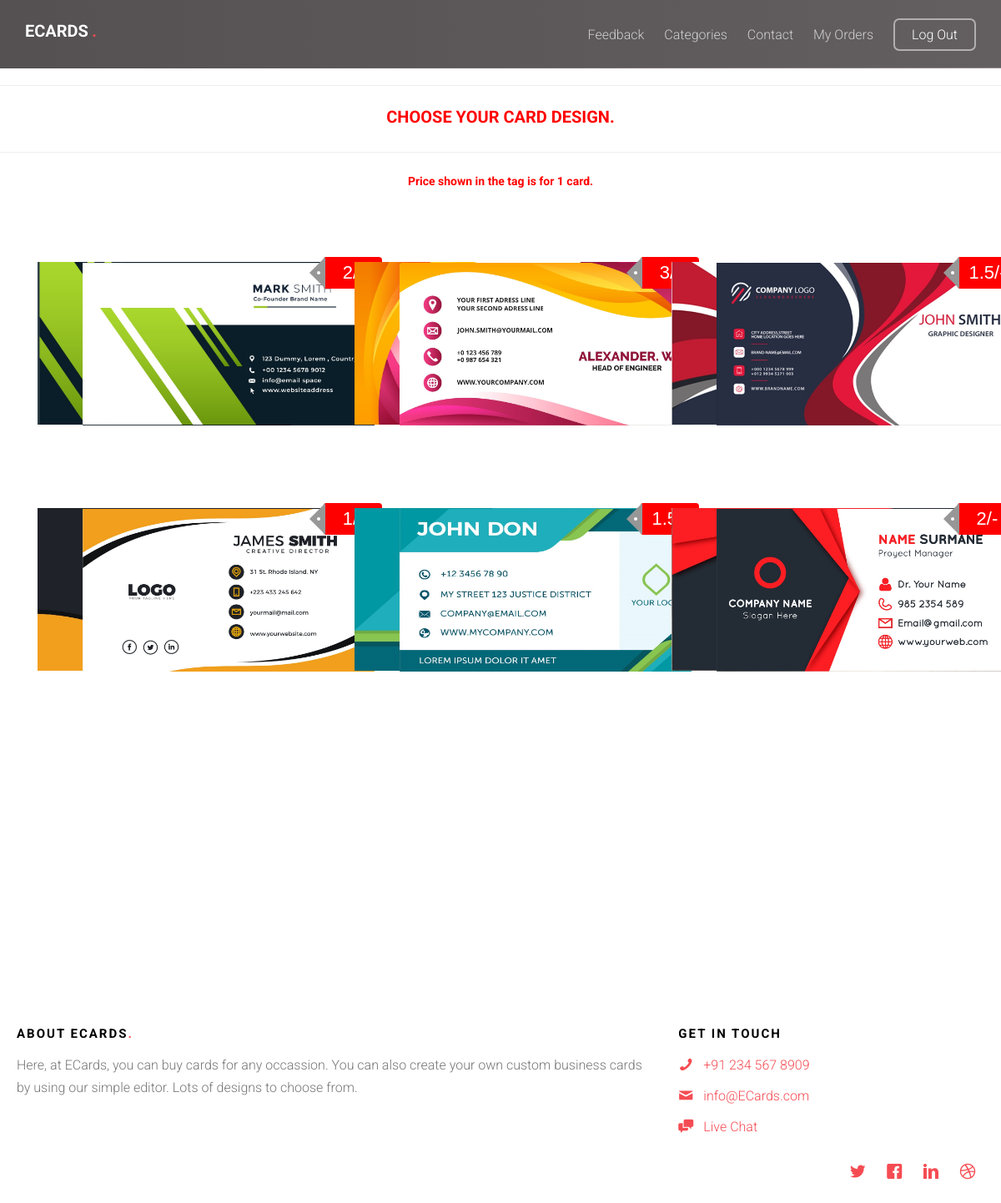
The app's page /Business.php (signed in) with its own data.
### tables this page shows
CREATE TABLE `card` (
  `id` int(255) NOT NULL,
  `imgFront` varchar(255) NOT NULL,
  `imgBack` varchar(255) NOT NULL,
  `imgEmpty` varchar(255) NOT NULL,
  `price` double NOT NULL,
  `cmt` varchar(255) NOT NULL,
  `cml` varchar(255) NOT NULL,
  `cfs` varchar(255) NOT NULL,
  `cfc` varchar(255) NOT NULL,
  `nmt` varchar(255) NOT NULL,
  `nml` varchar(255) NOT NULL,
  `nfs` varchar(255) NOT NULL,
  `nfc` varchar(255) NOT NULL,
  `a1mt` varchar(255) NOT NULL,
  `a1ml` varchar(255) NOT NULL,
  `a1fs` varchar(255) NOT NULL,
  `a1fc` varchar(255) NOT NULL,
  `a2mt` varchar(255) NOT NULL,
  `a2ml` varchar(255) NOT NULL,
  `a2fs` varchar(255) NOT NULL,
  `a2fc` varchar(255) NOT NULL,
  `cnmt` varchar(255) NOT NULL,
  `cnml` varchar(255) NOT NULL,
  `cnfs` varchar(255) NOT NULL,
  `cnfc` varchar(255) NOT NULL,
  `emt` varchar(255) NOT NULL,
  `eml` varchar(255) NOT NULL,
  `efs` varchar(255) NOT NULL,
  `efc` varchar(255) NOT NULL
);

### Business.php (the view, shortened to what this page needs)
<?php
	$user_id = $_SESSION['user_id'];
?>
<?php
	$user="root";
	$pass="";
	$database="ECards";
	$host="localhost";
	$con=mysqli_connect($host, $user, $pass, $database);
?>
<!DOCTYPE HTML>
<html>
	<head>
	<link rel="stylesheet" href="css/animate.css">
	<link rel="stylesheet" href="css/icomoon.css">
	<link rel="stylesheet" href="css/themify-icons.css">
	<link rel="stylesheet" href="css/bootstrap.css">
	<link rel="stylesheet" href="css/magnific-popup.css">
	<link rel="stylesheet" href="css/owl.carousel.min.css">
	<link rel="stylesheet" href="css/owl.theme.default.min.css">
	<link rel="stylesheet" href="css/style.css">
	</head>
	<body>
	<div id="page">
	<div class="page-inner">
	<?php include("nav.php"); ?>
	<header id="gtco-header" class="gtco-cover1" role="banner" style="background-image: url(images/img_4.jpg)">
	</header>
	<body>
		<br>
		<br>
		<br>
		<hr>
		<center><label style="color: red; font-size: 20px">CHOOSE YOUR CARD DESIGN.</label></center>
		<hr>
		<center><label style="color: red; font-size: 14px;">Price shown in the tag is for 1 card.</label></center>
		<div style="margin-right: 30px; margin-left: 30px;">
			<?php
			$sql=mysqli_query($con,"select * from card");
			while($res=mysqli_fetch_array($sql)) {
			?>
	 		<div class="col-sm-4 animate-box" style="margin-top: 70px" id="cf3">
				<span class="tag" style="text-align: center;  margin-top:4px;"><?php echo $res['price']."/-" ?></span>
				<a href="Info1.php?id=<?php echo $res['id']; ?>">
					<figure>
						<center><img class="bottom img-responsive" src="images/Front Images/<?php echo $res['imgFront'] ; ?>" alt="Image" style="min-width: 350px; margin-left: 54px; position:absolute; max-width: 350px; max-height: 194px; margin-top: 1px;  max-height: 195px;  min-height: 195px;">
						<img class="top img-responsive" src="images/Back Images/<?php echo $res['imgBack'] ; ?>" alt="Image" style="min-width: 350px; max-width: 350px; max-height: 195px;  margin-top:10px; min-height: 195px;"></center>
					</figure>
				</a>
			</div>
			<?php } ?>
		</div>
	</body>
<?php  include("footer.php")  ?>

### nav.php (shortened to what this page needs)
<nav class="gtco-nav" role="navigation" style="position: fixed; background: linear-gradient(to right, #555152, rgb(99, 95, 96));">
	<div class="gtco-container">
		<div class="row">
			<div class="col-sm-4 col-xs-12">
				<div id="gtco-logo"><a href="index.php">ECards <em>.</em></a></div>
			</div>
			<div class="col-xs-8 text-right menu-1">
				<ul>
					<li><a href="feedback.php?user_id=<?php echo $user_id; ?>">Feedback</a></li>
					<li class="has-dropdown">
						<a href="#">Categories</a>
					</li>
					<li><a href="contact.php">Contact</a></li>
					<li><a href="user_orders.php">My Orders</a></li>
					<li class="btn-cta"><a href="logout.php"><span>Log Out</span></a></li>
				</ul>
			</div>
		</div>
	</div>
</nav>

### footer.php (shortened to what this page needs)
<footer id="gtco-footer" role="contentinfo">
		<div class="gtco-container">
			<div class="row row-p b-md">
				<div class="col-md-8">
					<div class="gtco-widget">
						<h3>About <span class="footer-logo">ECards<span>.<span></span></h3>
						<p>Here, at ECards, you can buy cards for any occassion. You can also create your own custom business cards by using our simple editor. Lots of designs to choose from. </p>
					</div>
				</div>
				<div class="col-md-4">
					<div class="gtco-widget">
						<h3>Get In Touch</h3>
						<ul class="gtco-quick-contact">
							<li><a href="tel:+912345678909"><i class="icon-phone"></i> +91 234 567 8909</a></li>
							<li><a href="https://mail.google.com/mail/?view=cm&fs=1&to=info@ECards.com&su=Hey ECards,&body=&bcc="><i class="icon-mail2"></i> info@ECards.com</a></li>
							<li><a href="#"><i class="icon-chat"></i> Live Chat</a></li>
						</ul>
					</div>
				</div>
			</div>
				<p class="pull-right">
						<ul class="gtco-social-icons pull-right">
							<li><a href="#"><i class="icon-twitter"></i></a></li>
							<li><a href="#"><i class="icon-facebook"></i></a></li>
							<li><a href="#"><i class="icon-linkedin"></i></a></li>
							<li><a href="#"><i class="icon-dribbble"></i></a></li>
						</ul>
					</p>
				</div>
			</div>
		</div>
	</body>
</html>

### css/icomoon.css (style rules this page uses)
[class^="icon-"], [class*=" icon-"] { font-family: 'icomoon' !important; speak: none; font-style: normal; font-weight: normal; font-variant: normal; text-transform: none; line-height: 1; -webkit-font-smoothing: antialiased; -moz-osx-font-smoothing: grayscale; }
.icon-chat:before { content: "\e97c"; }
.icon-mail2:before { content: "\e9da"; }
.icon-phone:before { content: "\e9f4"; }
.icon-dribbble:before { content: "\ea65"; }
.icon-facebook:before { content: "\ea67"; }
.icon-linkedin:before { content: "\ea73"; }
.icon-twitter:before { content: "\ea7c"; }

### Business.php (style rules this page uses)
.tag { display: inline-block; width: 70px; height: 38px; background-color: #f00;; -webkit-border-radius: 3px 4px 4px 3px; -moz-border-radius: 3px 4px 4px 3px; border-radius: 3px 4px 4px 3px; border-left: 1px solid #f00;; margin-left: 343px; margin-top: -8px; position: absolute; color: white; font-weight: 300; font-family: 'Source Sans Pro', sans-serif; font-size: 22px; line-height: 38px; padding: 0 10px 0 10px; z-index: 20; }
.tag:before { content: ""; position: absolute; display: block; left: -18px; width: 0; height: 0; border-top: 19px solid transparent; border-bottom: 19px solid transparent; border-right: 19px solid #979797; z-index: 21; }
.tag:after { content: ""; background-color: white; border-radius: 50%; width: 4px; height: 4px; display: block; position: absolute; left: -9px; top: 17px; z-index: 22; }

### records on screen
card: price "2", imgFront (picture)
card: price "3", imgFront (picture)
card: price "1.5", imgFront (picture)
card: price "1", imgFront (picture)
card: price "1.5", imgFront (picture)
card: price "2", imgFront (picture)
